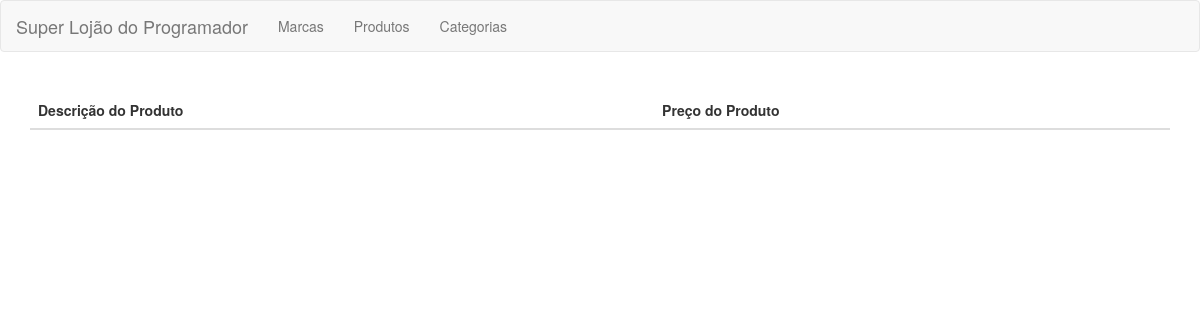
The page /marca/produto/3/ on the database as committed earlier.
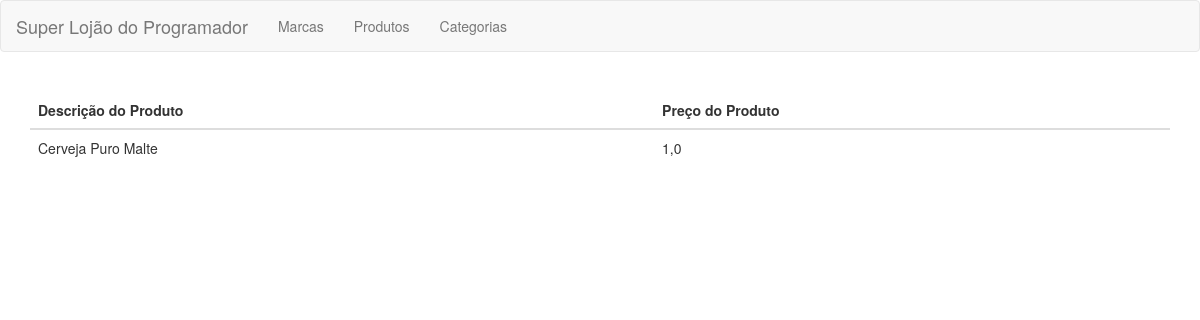
The same page on the database as committed later.
### apps/app/models.py (models this page shows, shortened)
class Produto(models.Model):
    descricao = models.CharField(max_length=50, null=False)
    preco = models.FloatField(null=False)
    marca = models.ForeignKey(Marca, on_delete=models.CASCADE, null=True)
    categoria = models.ManyToManyField(Categoria)

### apps/app/views.py (the view)
# urls.py: path("marca/produto/<int:pk>/", views.listar_produtos_marca, name="marca_produto"),
def listar_produtos_marca(request, pk, template_name="marca/marca_produtos_list.html"):
    produtos = Produto.objects.filter(marca=pk)
    return render(request, template_name, {"produtos": produtos})

### templates/marca/marca_produtos_list.html (shortened to what this page needs)
{% extends 'base.html'%}
{% block content %}
<div class="cl-lg-12">
    <table class="table">
        <thead>
            <tr>
                <th> Descrição do Produto</th>
                <th> Preço do Produto</th>
            </tr>
        </thead>
        <tbody>
            {% for produto in produtos %}
                <tr>
                    <td>{{ produto.descricao}}</td>
                    <td>{{ produto.preco }}</td>
                </tr>
            {% endfor %}
        </tbody>
    </table>
</div>
{% endblock content %}

Rows that differ between the two databases and show on the page:
added Produto: descricao "Cerveja Puro Malte", preco "1,0"
